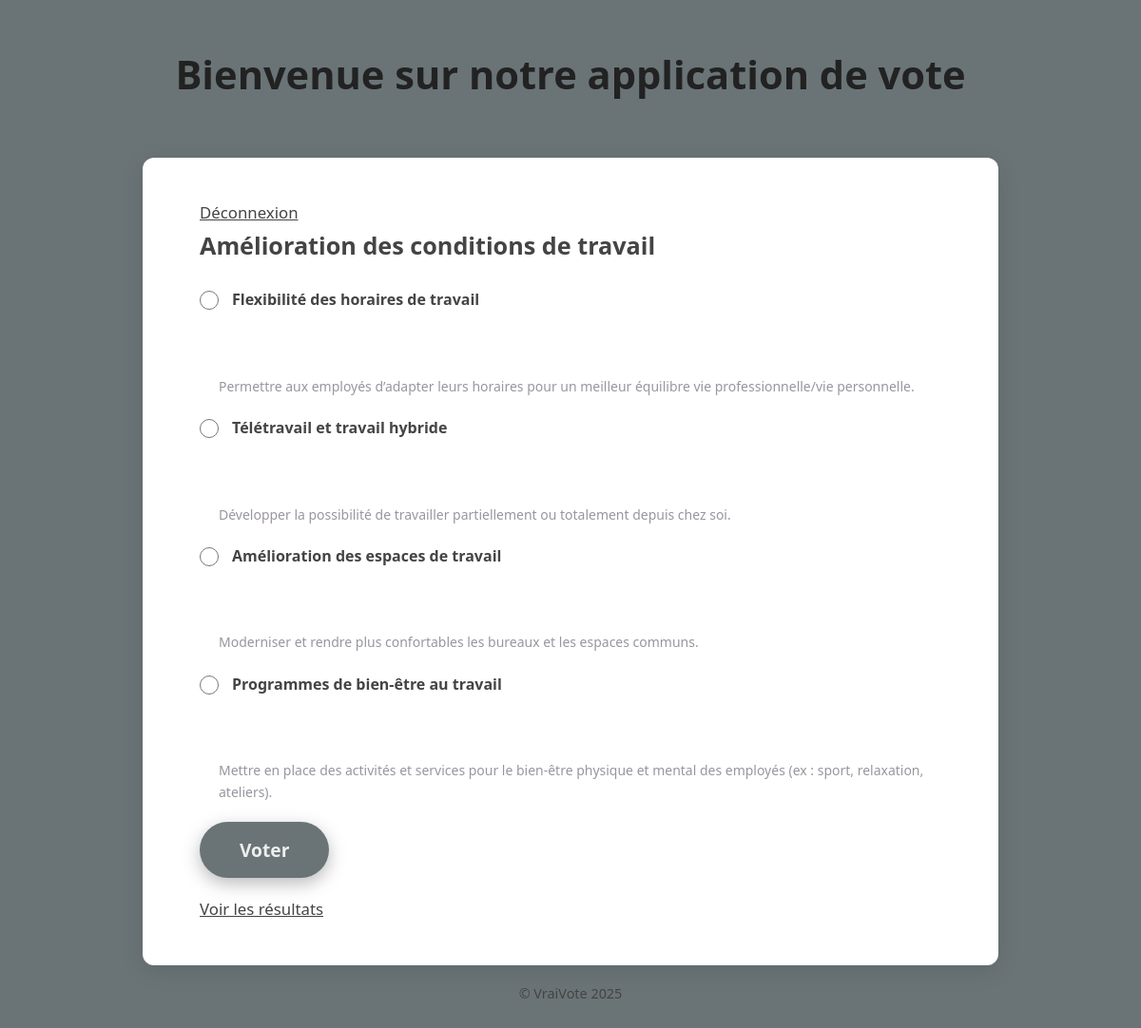
The page /poll/5/ (signed in) on the database its author committed.
### vote_app/models.py (models this page shows, shortened)
class Poll(models.Model):
    TYPE_VOTE_CHOICES = [
        ('unique', 'Vote unique'),
        ('multiple', 'Vote multiple'),
    ]
    title = models.CharField(max_length=255)
    description = models.TextField()
    start_date = models.DateTimeField()
    end_date = models.DateTimeField()
    vote_type = models.CharField(max_length=20, choices=TYPE_VOTE_CHOICES)

class Option(models.Model):
    poll = models.ForeignKey(Poll, related_name='options', on_delete=models.CASCADE)
    name = models.CharField(max_length=255)
    description = models.TextField(blank=True, null=True)

### vote_app/views.py (the view)
# urls.py: path('poll/<int:poll_id>/', views.poll_detail, name='poll_detail'),
@login_required
def poll_detail(request, poll_id):
    poll = get_object_or_404(Poll, id=poll_id)
    user_vote = Vote.objects.filter(user=request.user, poll=poll).first()
    return render(request, 'vote_app/poll_detail.html', {'poll': poll, 'user_vote': user_vote})

### vote_app/templates/vote_app/poll_detail.html (shortened to what this page needs)
{% extends 'vote_app/base.html' %}
{% block content %}
                <a href="{% url 'login' %}">Déconnexion</a>
<h2>{{ poll.title }}</h2>
<form method="post" action="{% url 'vote_poll' poll.id %}">
    {% for option in poll.options.all %}
        <label>
            <input type="radio" name="option" value="{{ option.id }}">
            {{ option.name }}
        </label><br />
        {% if option.description %}
            <small style="color: #9a959f; margin-left: 20px; display: block;">
                {{ option.description }}
            </small>
        {% endif %}
    {% endfor %}
    <button type="submit">Voter</button> <a href="{% url 'results' poll.id %}">Voir les résultats</a>
</form>
{% endblock %}

### vote_app/static/css/style.css (style rules this page uses)
* { margin: 0; padding: 0; box-sizing: border-box; font-family: 'Segoe UI', Tahoma, Geneva, Verdana, sans-serif; color: #444; background: none; }
body { min-height: 100vh; background: #6a7476; display: flex; flex-direction: column; align-items: center; padding: 50px 20px; }
form { margin-top: 25px; display: flex; flex-direction: column; gap: 20px; width: 100%; }
form input, form textarea, form select { width: 100%; padding: 12px 16px; font-size: 1rem; border-radius: 8px; border: 1.5px solid #ccc; background-color: #fafafa; color: #333; transition: border-color 0.3s ease; }
form label { display: flex; align-items: center; gap: 14px; font-weight: 600; color: #444; cursor: pointer; user-select: none; font-size: 1rem; }
form input[type="checkbox"], form input[type="radio"] { width: 20px; height: 20px; cursor: pointer; accent-color: #555; }
form button[type="submit"] { background: #6a7476; color: #eee; border: none; border-radius: 50px; padding: 16px 42px; font-size: 1.2rem; font-weight: 700; cursor: pointer; box-shadow: 0 6px 18px rgba(85, 85, 85, 0.4); transition: background-color 0.3s ease, transform 0.2s ease; align-self: flex-start; }

### rows shown on the page
Poll: title "Amélioration des conditions de travail"
Option: name "Flexibilité des horaires de travail", description "Permettre aux employés d’adapter leurs horaires pour un meilleur équilibre vie professionnelle/vie personnelle."
Option: name "Télétravail et travail hybride", description "Développer la possibilité de travailler partiellement ou totalement depuis chez soi."
Option: name "Amélioration des espaces de travail", description "Moderniser et rendre plus confortables les bureaux et les espaces communs."
Option: name "Programmes de bien-être au travail", description "Mettre en place des activités et services pour le bien-être physique et mental des employés (ex : sport, relaxation, ateliers)."
